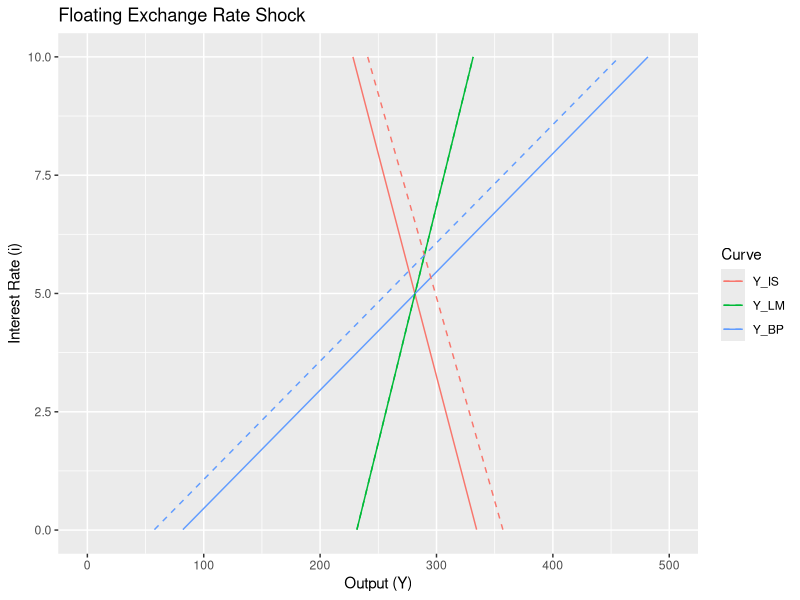
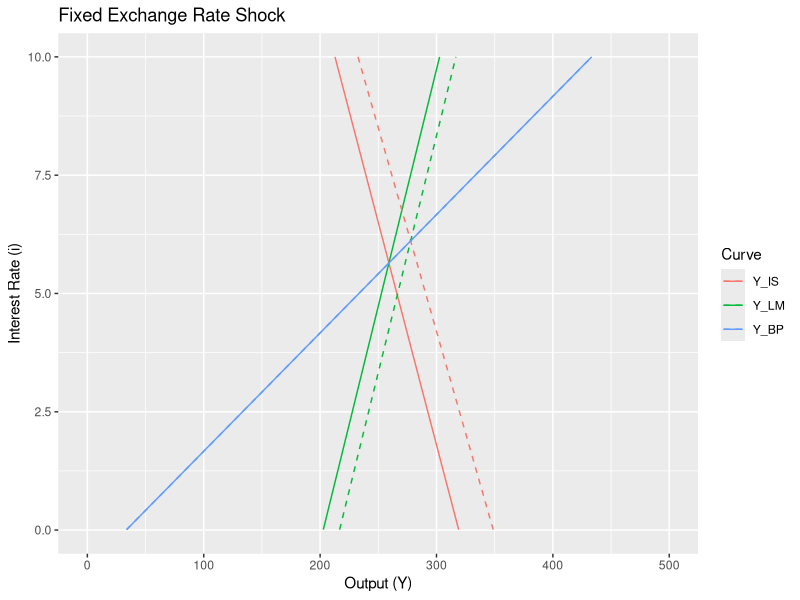
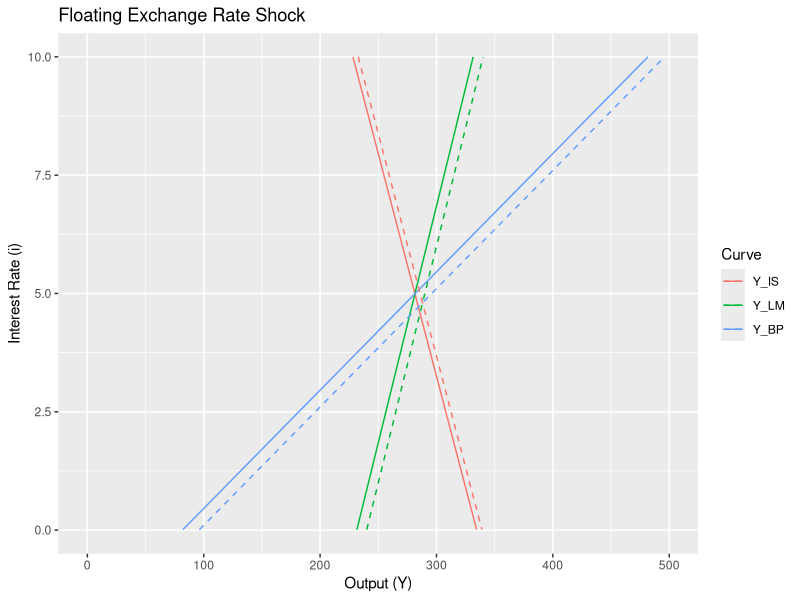
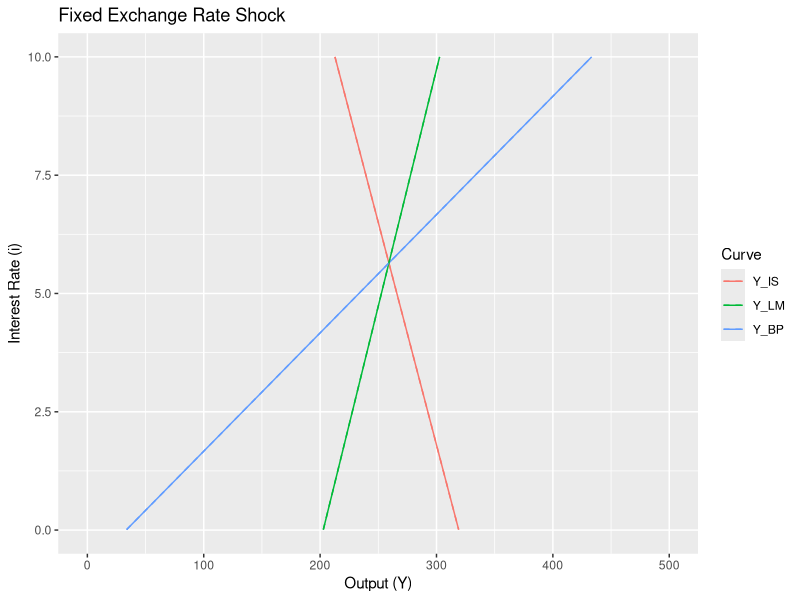

Reproduce these figures in R, in order.
## ---- chunk 1
knitr::opts_chunk$set(echo = TRUE)
library("reshape2")
library("ggplot2")
library("gridExtra")

#define Fixed calculators
int_rate_calc_fixed <-function (x_0,m_0,m_1,c_1,c_2,i_1,k_prm) {
  (((x_0-m_0)/m_1)-(c_1/c_2))/((i_1/c_2)-(k_prm/m_1))
}

y_calc_fixed <- function(x_0,m_0,m_1,k_prm,int_rate_calc){
  ((x_0-m_0)/m_1)+(k_prm*int_rate_calc/m_1)
}

m_no_bar_fixed <- function(l_1,l_2,y_calc,int_rate_calc){
 (l_1*y_calc+l_2*int_rate_calc) 
}

y_is_fixed <- function(c_1,c_2,i_1,int_rate){
  (c_1/c_2)+(i_1*int_rate/c_2)
}

y_lm_fixed <- function(m_no_bar,l_1,l_2,int_rate){
  (m_no_bar/l_1)-(l_2*int_rate/l_1)
}

y_bp_fixed <-function(x_0,m_0,m_1,k_prm,int_rate){
  ((x_0-m_0)/m_1)+(k_prm*int_rate/m_1)
}

fixed <- function(a_0,a_1,i_0,i_1,g_0,x_0,m_0,m_1,t_rate,l_1,l_2,k_prm,x_1){
  c_1 <- (a_0+i_0+g_0+x_0-m_0) # autonomous values
  c_2 <- (1-a_1*(1-t_rate)+m_1) # marginal values
  
  int_rate_calc <- (((x_0-m_0)/m_1)-(c_1/c_2))/((i_1/c_2)-(k_prm/m_1))
  y_calc <- ((x_0-m_0)/m_1)+(k_prm*int_rate_calc/m_1)
  m_no_bar <- l_1*y_calc+l_2*int_rate_calc

  # Generate Equilibrium levels
  y_is = (c_1/c_2)+(i_1*int_rate_calc/c_2)
  y_lm = (m_no_bar/l_1)-(l_2*int_rate_calc/l_1)
  y_bp = ((x_0-m_0)/m_1)+(k_prm*int_rate_calc/m_1)
  
  values <- c(int_rate_calc,m_no_bar,y_is,y_lm,y_bp)
  names(values) <- c("Interest Rate:", "Money Supply:", "Y IS", "Y_LM", "Y_BP")
  return(values)
  
}


fixed_df <- function(a_0,a_1,i_0,i_1,g_0,x_0,m_0,m_1,t_rate,l_1,l_2,k_prm,x_1){
  c_1 <- (a_0+i_0+g_0+x_0-m_0) # autonomous values
  c_2 <- (1-a_1*(1-t_rate)+m_1) # marginal values
  
  int_rate_calc <- (((x_0-m_0)/m_1)-(c_1/c_2))/((i_1/c_2)-(k_prm/m_1))
  y_calc <- ((x_0-m_0)/m_1)+(k_prm*int_rate_calc/m_1)
  m_no_bar <- l_1*y_calc+l_2*int_rate_calc
  
  # Create empty dataframe with 1000 rows
  obs <- c(seq(1,1000,by=1))
  IS_LM_BP <- data.frame(obs)
  
  # Generate Data
  IS_LM_BP["int_rate_s"] <- IS_LM_BP["obs"]/100
  IS_LM_BP["Y_IS"] <- (c_1/c_2)+(i_1*IS_LM_BP["int_rate_s"]/c_2)
  IS_LM_BP["Y_LM"] <- (m_no_bar/l_1)-(l_2*IS_LM_BP["int_rate_s"]/l_1)
  IS_LM_BP["Y_BP"] <- ((x_0-m_0)/m_1)+(k_prm*IS_LM_BP["int_rate_s"]/m_1)
  
  # Drop obs column
  IS_LM_BP <- IS_LM_BP[-c(1)]
  df <- melt(IS_LM_BP, id="int_rate_s")
  
}

#Floating calcs
int_rate_calc_float <- function(x_0,m_bar,m_0,m_2,c_1,c_2,c_3,l_1) {
  (m_bar*(m_2-c_2)-l_1*((x_0-m_0)-c_1))/c_3
  }

y_calc_float <- function(m_bar,l_1,l_2,int_rate_calc){
  (m_bar/l_1)-(l_2*int_rate_calc/l_1)
}

xr_calc_float <-function(c_1,c_2,y_calc,i_1,int_rate_calc,x_1,m_1){
  (c_2*y_calc-c_1-i_1*int_rate_calc)/(x_1-m_1)
}

y_is_float <-function(c_1,c_2,x_1,m_1,i_1,xr_calc,int_rate){
  (c_1+xr_calc*(x_1-m_1)+i_1*int_rate)/c_2
}

y_lm_float <- function(m_bar,l_1,l_2,int_rate){
  (m_bar/l_1)-(l_2*int_rate/l_1)
}

y_bp_float <- function(x_0,x_1,m_0,m_1,m_2,xr_calc,k_prm,int_rate){
  ((x_0-m_0)+xr_calc*(x_1-m_1)+k_prm*int_rate)/m_2
}

float <- function(a_0,a_1,i_0,i_1,g_0,x_0,m_0,m_1,t_rate,l_1,l_2,k_prm,x_1,m_2,m_bar){
  c_1 <- (a_0+i_0+g_0+x_0-m_0) # autonomous values
  c_2 <- (1-a_1*(1-t_rate)+m_2) # marginal values
  c_3 <- (l_2*(m_2-c_2)-l_1*(i_1-k_prm)) #marginal values using exports and imports
  
  # Calculate equilibrium Interest Rate, Output, and Exch Rate
  int_rate_calc <- int_rate_calc_float(x_0,m_bar,m_0,m_2,c_1,c_2,c_3,l_1)
  y_calc <- y_calc_float(m_bar,l_1,l_2,int_rate_calc)
  xr_calc <- xr_calc_float(c_1,c_2,y_calc,i_1,int_rate_calc,x_1,m_1)
  
  obs <- c(seq(1,1000,by=1))
  IS_LM_BP <- data.frame(obs)

  # Generate Data for each observation
  IS_LM_BP["int_rate_s"] <- IS_LM_BP["obs"]/100
  IS_LM_BP["Y_IS"] <- y_is_float(c_1,c_2,x_1,m_1,i_1,xr_calc,IS_LM_BP['int_rate_s'])
  IS_LM_BP["Y_LM"] <- y_lm_float(m_bar,l_1,l_2,IS_LM_BP['int_rate_s'])
  IS_LM_BP["Y_BP"] <- y_bp_float(x_0,x_1,m_0,m_1,m_2,xr_calc,k_prm,IS_LM_BP['int_rate_s'])

  # Drop obs column
  IS_LM_BP <- IS_LM_BP[-c(1)]
  df <- melt(IS_LM_BP, id="int_rate_s")

  
  y_is <- y_is_float(c_1,c_2,x_1,m_1,i_1,xr_calc,int_rate_calc)
  y_lm <- y_lm_float(m_bar,l_1,l_2,int_rate_calc)
  y_bp <- y_bp_float(x_0,x_1,m_0,m_1,m_2,xr_calc,k_prm,int_rate_calc)
  
  values <- c(int_rate_calc,xr_calc,y_is,y_lm,y_bp)
  names(values) <- c("Interest Rate:", "Exchange Rate:", "Y IS", "Y_LM", "Y_BP")
  return(values)
}

float_df <- function(a_0,a_1,i_0,i_1,g_0,x_0,m_0,m_1,t_rate,l_1,l_2,k_prm,x_1,m_2,m_bar){
  c_1 <- (a_0+i_0+g_0+x_0-m_0) # autonomous values
  c_2 <- (1-a_1*(1-t_rate)+m_2) # marginal values
  c_3 <- (l_2*(m_2-c_2)-l_1*(i_1-k_prm)) #marginal values using exports and imports
  
  # Calculate equilibrium Interest Rate, Output, and Exch Rate
  int_rate_calc <- int_rate_calc_float(x_0,m_bar,m_0,m_2,c_1,c_2,c_3,l_1)
  y_calc <- y_calc_float(m_bar,l_1,l_2,int_rate_calc)
  xr_calc <- xr_calc_float(c_1,c_2,y_calc,i_1,int_rate_calc,x_1,m_1)
  
  obs <- c(seq(1,1000,by=1))
  IS_LM_BP <- data.frame(obs)

  # Generate Data for each observation
  IS_LM_BP["int_rate_s"] <- IS_LM_BP["obs"]/100
  IS_LM_BP["Y_IS"] <- y_is_float(c_1,c_2,x_1,m_1,i_1,xr_calc,IS_LM_BP['int_rate_s'])
  IS_LM_BP["Y_LM"] <- y_lm_float(m_bar,l_1,l_2,IS_LM_BP['int_rate_s'])
  IS_LM_BP["Y_BP"] <- y_bp_float(x_0,x_1,m_0,m_1,m_2,xr_calc,k_prm,IS_LM_BP['int_rate_s'])

  # Drop obs column
  IS_LM_BP <- IS_LM_BP[-c(1)]
  df <- melt(IS_LM_BP, id="int_rate_s")
  return(df)
}


## ---- chunk 2
a_0 <- 80 # autonomous consumption
a_1 <- 0.8 # marginal propensity to consume
i_0 <- 25 # autonomous private investment
i_1 <- -5 # investment sensitivity to the interest rate
g_0 <- 40 # government expenditure
x_0 <- 25 # autonomous level of exports
m_0 <- 20 # autonomous level of imports
m_1 <- 0.15 # marginal propensity to import as a function of interest rate
t_rate <- 0.15 # Tax rate
l_1 <- 0.5 # liquidity function for motive 1
l_2 <- -5 # liquidity function for motive 2
k_prm <- 6 # increase in financial account (function of the interest rate)
x_1 <- 0.4 # marginal propensity to export
m_2 <- 0.15 # marginal propensity to import as a function of output
m_bar <- 115.76  # money supply

## ---- chunk 3

#change tax rate from .15 to .10
t_rate <- .15
t_rate_2 <- .10


pre_float <- float(a_0,a_1,i_0,i_1,g_0,x_0,m_0,m_1,t_rate,l_1,l_2,k_prm,x_1,m_2,m_bar)
pre_float_df <- float_df(a_0,a_1,i_0,i_1,g_0,x_0,m_0,m_1,t_rate,l_1,l_2,k_prm,x_1,m_2,m_bar)
post_float <- float(a_0,a_1,i_0,i_1,g_0,x_0,m_0,m_1,t_rate_2,l_1,l_2,k_prm,x_1,m_2,m_bar)
post_float_df <- float_df(a_0,a_1,i_0,i_1,g_0,x_0,m_0,m_1,t_rate_2,l_1,l_2,k_prm,x_1,m_2,m_bar)

pre_fixed <- fixed(a_0,a_1,i_0,i_1,g_0,x_0,m_0,m_1,t_rate,l_1,l_2,k_prm,x_1)
pre_fixed_df <- fixed_df(a_0,a_1,i_0,i_1,g_0,x_0,m_0,m_1,t_rate,l_1,l_2,k_prm,x_1)
post_fixed <- fixed(a_0,a_1,i_0,i_1,g_0,x_0,m_0,m_1,t_rate_2,l_1,l_2,k_prm,x_1)
post_fixed_df <- fixed_df(a_0,a_1,i_0,i_1,g_0,x_0,m_0,m_1,t_rate_2,l_1,l_2,k_prm,x_1)

print("Floating:")
print("Pre-Shock")
pre_float
print("Post-Shock")
post_float

ggplot(data=NULL, aes(x=value,y=int_rate_s, color=variable), show.legend = FALSE)+
  geom_line(data=pre_float_df) +
  geom_line(data=post_float_df, linetype="dashed") +
  labs(title="Floating Exchange Rate Shock", x="Output (Y)",y="Interest Rate (i)",colour="Curve") +
  ylim(0,10) +
  xlim(0,500)

print("Fixed:")
print("Pre-Shock")
pre_fixed
print("Post-Shock")
post_fixed

ggplot(data=NULL, aes(x=value,y=int_rate_s, color=variable))+
  geom_line(data=pre_fixed_df) +
  geom_line(data=post_fixed_df, linetype = "dashed") +
  labs(title="Fixed Exchange Rate Shock",x="Output (Y)",y="Interest Rate (i)",colour="Curve") +
  ylim(0,10) +
  xlim(0,500)

## ---- chunk 4

#change money supply m_bar from 115.76 to 120
m_bar <- 115.76
m_bar_2 <- 120


pre_float <- float(a_0,a_1,i_0,i_1,g_0,x_0,m_0,m_1,t_rate,l_1,l_2,k_prm,x_1,m_2,m_bar)
pre_float_df <- float_df(a_0,a_1,i_0,i_1,g_0,x_0,m_0,m_1,t_rate,l_1,l_2,k_prm,x_1,m_2,m_bar)
post_float <- float(a_0,a_1,i_0,i_1,g_0,x_0,m_0,m_1,t_rate,l_1,l_2,k_prm,x_1,m_2,m_bar_2)
post_float_df <- float_df(a_0,a_1,i_0,i_1,g_0,x_0,m_0,m_1,t_rate,l_1,l_2,k_prm,x_1,m_2,m_bar_2)

pre_fixed <- fixed(a_0,a_1,i_0,i_1,g_0,x_0,m_0,m_1,t_rate,l_1,l_2,k_prm,x_1)
pre_fixed_df <- fixed_df(a_0,a_1,i_0,i_1,g_0,x_0,m_0,m_1,t_rate,l_1,l_2,k_prm,x_1)
post_fixed <- fixed(a_0,a_1,i_0,i_1,g_0,x_0,m_0,m_1,t_rate,l_1,l_2,k_prm,x_1)
post_fixed_df <- fixed_df(a_0,a_1,i_0,i_1,g_0,x_0,m_0,m_1,t_rate,l_1,l_2,k_prm,x_1)

print("Floating:")
print("Pre-Shock")
pre_float
print("Post-Shock")
post_float

ggplot(data=NULL, aes(x=value,y=int_rate_s, color=variable), show.legend = FALSE)+
  geom_line(data=pre_float_df) +
  geom_line(data=post_float_df, linetype="dashed") +
  labs(title="Floating Exchange Rate Shock", x="Output (Y)",y="Interest Rate (i)",colour="Curve") +
  ylim(0,10) +
  xlim(0,500)

print("Fixed:")
print("Pre-Shock")
pre_fixed
print("Post-Shock")
post_fixed

ggplot(data=NULL, aes(x=value,y=int_rate_s, color=variable))+
  geom_line(data=pre_fixed_df) +
  geom_line(data=post_fixed_df, linetype = "dashed") +
  labs(title="Fixed Exchange Rate Shock",x="Output (Y)",y="Interest Rate (i)",colour="Curve") +
  ylim(0,10) +
  xlim(0,500)

